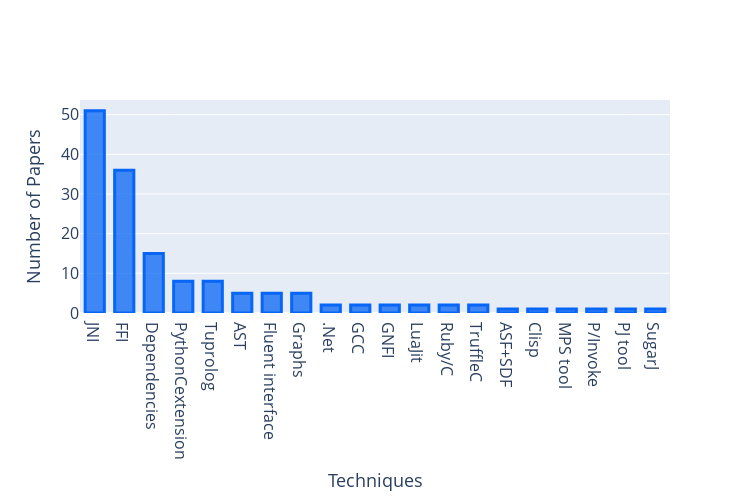

The cell this chart's notebook holds for it:
### Code cell
fig_path = os.path.join(path_root,'data','survey-data', 'mechanisms.pdf')
data = pd.DataFrame()
val_list =mechanisms_df['Mechanism']
val_count = mechanisms_df['# papers']

fig = go.Figure()
fig.add_trace(go.Bar(x=val_list,
                y=val_count,
                orientation ='v',
                marker=dict(
                color='rgba(7, 102, 245, 0.75)',
                line=dict(color='rgba(7, 102, 245, 1.0)', width=3),
                )
                ))

fig.update_layout(
    autosize=False,
    width=750,
    height=500,
    xaxis=dict(
        title='Techniques',
        titlefont_size=18,
        tickfont_size=16,
    ),
    yaxis=dict(
        title='Number of Papers',
        titlefont_size=18,
        tickfont_size=16,
    ),
    legend=dict(
        x=0,
        y=1.0,
        bgcolor='rgba(1, 100, 250, 0)',
        bordercolor='rgba(255, 255, 255, 0)'
    ),
    bargap=0.35 #, # gap between bars of adjacent location coordinates.
)

fig.write_image(fig_path)
fig.show()

### Figure 1 — Plotly figure (JSON) as saved in the notebook; plotly's stock layout.template omitted (floating-point values rounded to 4 significant figures)
{"data": [{"marker": {"color": "rgba(7, 102, 245, 0.75)", "line": {"color": "rgba(7, 102, 245, 1.0)", "width": 3}}, "orientation": "v", "type": "bar", "x": ["JNI", "FFI", "Dependencies", "PythonCextension", "Tuprolog", "AST", "Fluent interface", "Graphs", ".Net", "GCC", "GNFI", "LuaJit", "Ruby/C", "TruffleC", "ASF+SDF", "Clisp", "MPS tool", "P/Invoke", "PJ tool", "SugarJ"], "y": [51, 36, 15, 8, 8, 5, 5, 5, 2, 2, 2, 2, 2, 2, 1, 1, 1, 1, 1, 1]}], "layout": {"autosize": false, "bargap": 0.35, "height": 500, "legend": {"bgcolor": "rgba(1, 100, 250, 0)", "bordercolor": "rgba(255, 255, 255, 0)", "x": 0, "y": 1}, "width": 750, "xaxis": {"tickfont": {"size": 16}, "title": {"font": {"size": 18}, "text": "Techniques"}}, "yaxis": {"tickfont": {"size": 16}, "title": {"font": {"size": 18}, "text": "Number of Papers"}}}}
